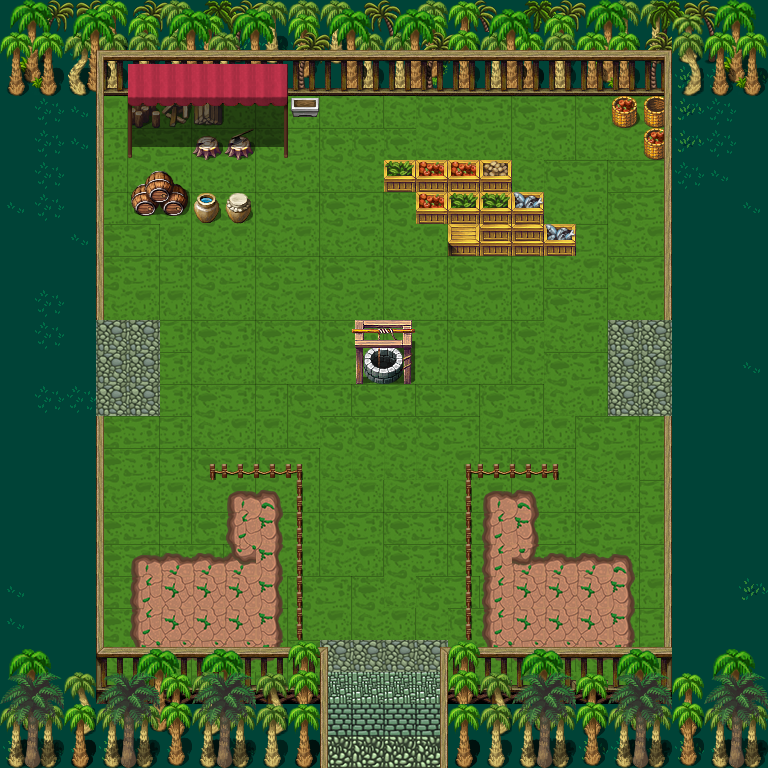

A level layout from a 2D game, rendered from its tile map. Below: a short description, then the map file with tile-grid data replaced by summaries:
An orthogonal 24x24 tile map with 32x32 px tiles, 16 tile layers (bg, walk, treeLayer, treeLayer2, ...), 6 tilesets.

<map version="1.5" tiledversion="1.7.2" orientation="orthogonal" renderorder="right-down" width="24" height="24" tilewidth="32" tileheight="32" infinite="0" nextlayerid="23" nextobjectid="1">
 <editorsettings>
  <export target="room1.json" format="json" />
 </editorsettings>
 <tileset firstgid="1" name="plant2" tilewidth="32" tileheight="32" tilecount="256" columns="16">
  <image source="plant2.png" width="512" height="512" />
 </tileset>
 <tileset firstgid="257" name="land6" tilewidth="32" tileheight="32" tilecount="1024" columns="32">
  <image source="land6.png" width="1024" height="1024" />
 </tileset>
 <tileset firstgid="1281" name="land" tilewidth="32" tileheight="32" tilecount="234" columns="13">
  <image source="land.png" width="416" height="576" />
 </tileset>
 <tileset firstgid="1515" name="plant5" tilewidth="32" tileheight="32" tilecount="256" columns="16">
  <image source="plant5.png" width="512" height="512" />
 </tileset>
 <tileset firstgid="1771" name="plant6" tilewidth="32" tileheight="32" tilecount="256" columns="16">
  <image source="plant6.png" width="512" height="512" />
 </tileset>
 <tileset firstgid="2027" name="fence" tilewidth="32" tileheight="32" tilecount="256" columns="16">
  <image source="fence.png" width="512" height="512" />
 </tileset>
 <layer id="6" name="bg" width="24" height="24">
  <data>[576 cells, 88 non-empty, 4 distinct tile ids]</data>
 </layer>
 <layer id="20" name="walk" width="24" height="24">
  <data>[576 cells, 488 non-empty, 22 distinct tile ids]</data>
 </layer>
 <layer id="14" name="treeLayer" width="24" height="24">
  <data>[576 cells, 22 non-empty, 14 distinct tile ids]</data>
 </layer>
 <layer id="11" name="treeLayer2" width="24" height="24">
  <data>[576 cells, 46 non-empty, 22 distinct tile ids]</data>
 </layer>
 <layer id="13" name="treeLayer3" width="24" height="24">
  <data>[576 cells, 36 non-empty, 23 distinct tile ids]</data>
 </layer>
 <layer id="12" name="treeLayer4" width="24" height="24">
  <data>[576 cells, 62 non-empty, 24 distinct tile ids]</data>
 </layer>
 <layer id="17" name="Object" width="24" height="24">
  <data>[576 cells, 45 non-empty, 29 distinct tile ids]</data>
 </layer>
 <layer id="5" name="wall" width="24" height="24">
  <data>[576 cells, 118 non-empty, 23 distinct tile ids]</data>
 </layer>
 <layer id="8" name="moreWall" width="24" height="24">
  <data>[576 cells, 13 non-empty, 1 distinct tile ids]</data>
 </layer>
 <layer id="9" name="treeLayer5" width="24" height="24">
  <data>[576 cells, 42 non-empty, 8 distinct tile ids]</data>
 </layer>
 <layer id="16" name="treeLayer6" width="24" height="24">
  <data>[576 cells, 47 non-empty, 7 distinct tile ids]</data>
 </layer>
 <layer id="15" name="treeLayer7" width="24" height="24">
  <data>[576 cells, 36 non-empty, 6 distinct tile ids]</data>
 </layer>
 <layer id="22" name="bottomField" width="24" height="24">
  <data>[576 cells, 2 non-empty, 1 distinct tile ids]</data>
 </layer>
 <layer id="21" name="field" width="24" height="24">
  <data>[576 cells, 28 non-empty, 8 distinct tile ids]</data>
 </layer>
 <layer id="18" name="moreObject" width="24" height="24">
  <data>[576 cells, 23 non-empty, 14 distinct tile ids]</data>
 </layer>
 <layer id="19" name="veges" width="24" height="24">
  <data>[576 cells, 0 non-empty, 0 distinct tile ids]</data>
 </layer>
</map>
